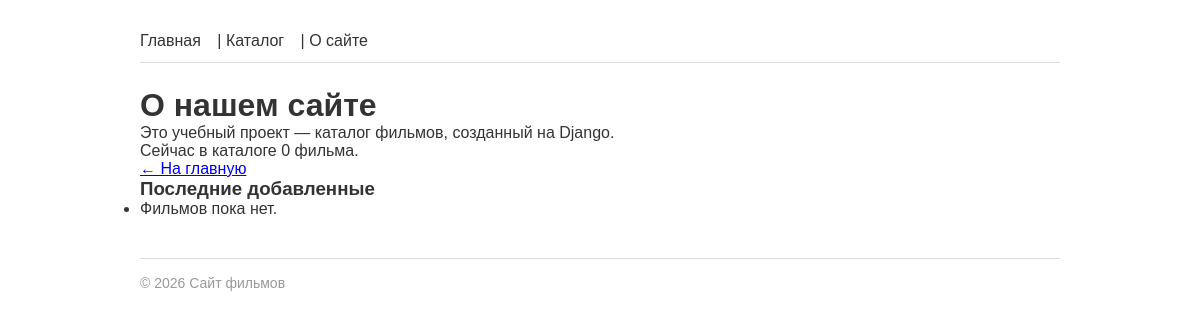
/about/, run on an earlier commit of the app's database.
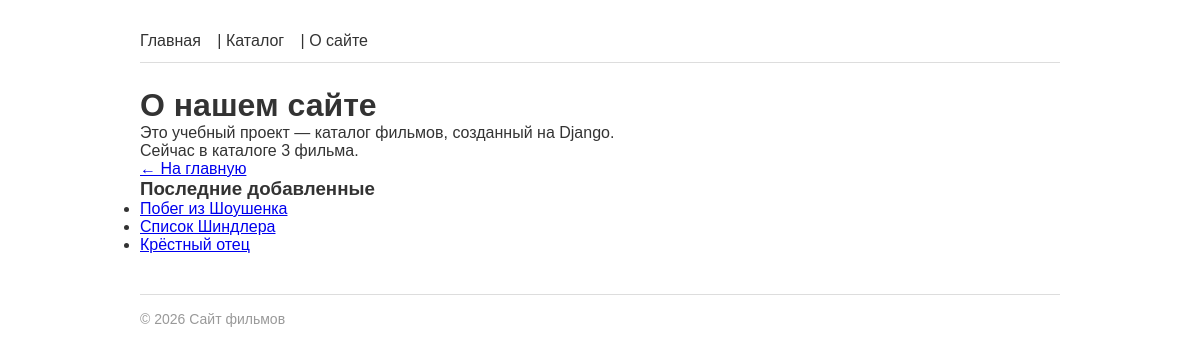
And on a later commit of the database.
### films/models.py (models this page shows, shortened)
class Film(models.Model):
    title = models.CharField(max_length=200, verbose_name='Название')
    year = models.PositiveIntegerField(verbose_name='Год выпуска')
    description = models.TextField(blank=True, verbose_name='Описание')
    rating = models.DecimalField(max_digits=3, decimal_places=1, default=0.0, verbose_name='Рейтинг')
    slug = models.SlugField(max_length=200, unique=True, blank=True)
    created_at = models.DateTimeField(auto_now_add=True, verbose_name='Дата добавления')
    director = models.ForeignKey(
        'Director', on_delete=models.SET_NULL, null=True, blank=True,
        related_name='films', verbose_name='Режиссёр'
    )
    genres = models.ManyToManyField('Genre', blank=True, related_name='films', verbose_name='Жанры')
    actors = models.ManyToManyField('Actor', blank=True, related_name='films', verbose_name='Актёры')
    objects = FilmManager()
    class Meta:
        ordering = ['-year']
        verbose_name = 'Фильм'
        verbose_name_plural = 'Фильмы'
    def get_absolute_url(self):
        return reverse('films:film_detail', kwargs={'slug': self.slug})

### films/views.py (the view)
# urls.py: path('about/', views.about, name='about'),
def about(request):
    context = {
        'title': 'О нашем сайте',
        'film_count': Film.objects.count(),
    }
    return render(request, 'films/about.html', context)

### films/models.py (called while the page is built)
    def recent(self, count=5):
        return self.order_by('-created_at')[:count]

### films/templatetags/film_tags.py (called while the page is built)
@register.simple_tag
def current_year():
    return datetime.date.today().year

@register.inclusion_tag('films/includes/latest_films.html')
def latest_films(count=3):
    films = Film.objects.recent(count)
    return {'films': films}

### films/templates/films/about.html (shortened to what this page needs)
{% extends 'base.html' %}
{% block content %}
    <h1>{{ title }}</h1>
    <p>Это учебный проект — каталог фильмов, созданный на Django.</p>
    <p>Сейчас в каталоге {{ film_count }} фильма.</p>
    <a href="{% url 'films:index' %}">← На главную</a>
{% endblock %}

### films/templates/films/includes/latest_films.html
{% load film_tags %}
<div class="latest-films">
    <h3>Последние добавленные</h3>
    <ul>
    {% for film in films %}
        <li><a href="{{ film.get_absolute_url }}">{{ film.title }}</a></li>
    {% empty %}
        <li>Фильмов пока нет.</li>
    {% endfor %}
    </ul>
</div>

What changed in the data, as far as the page shows it:
added Film: title "Побег из Шоушенка"
added Film: title "Список Шиндлера"
added Film: title "Крёстный отец"
Also different on the page:
{{ film_count }}: "0" → "3"
text no longer shown: "Фильмов пока нет."
